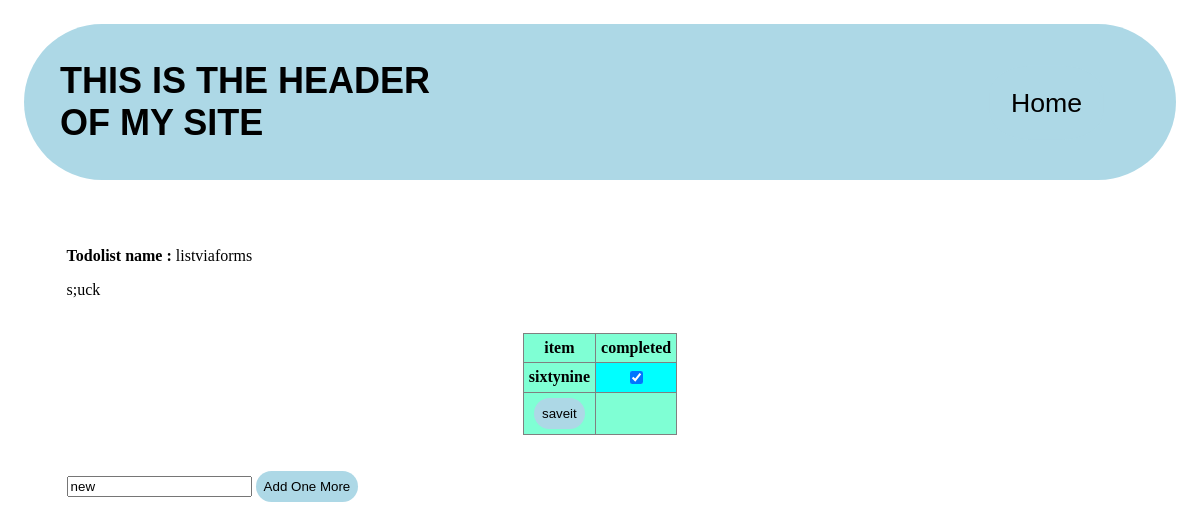
/main/43, run on an earlier commit of the app's database.
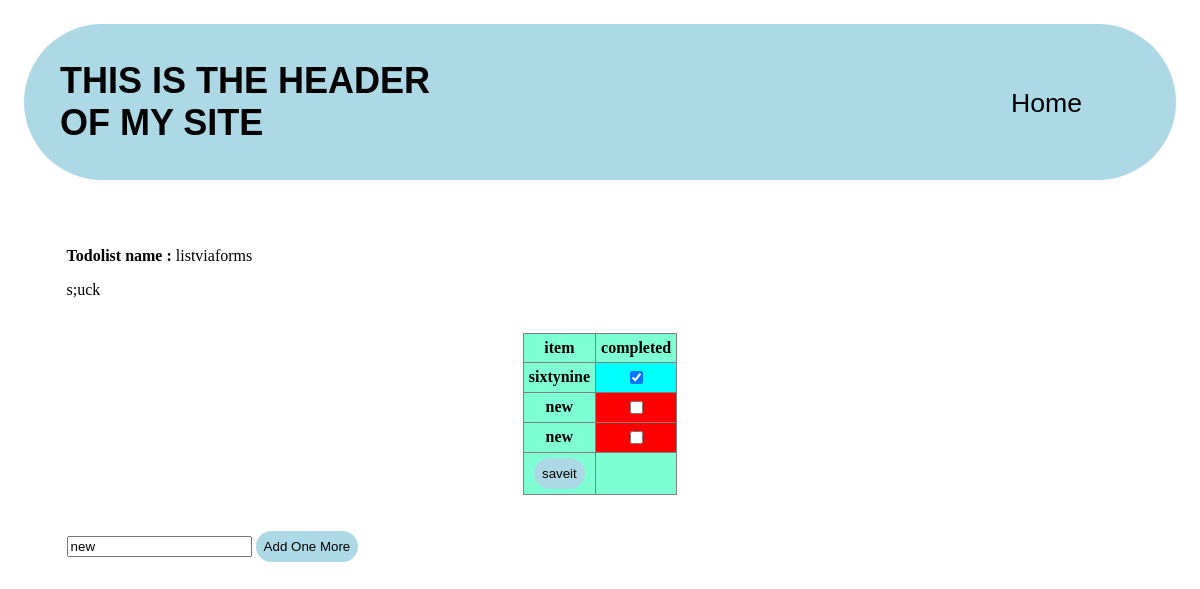
And on a later commit of the database.
### main/models.py (models this page shows, shortened)
class Item(models.Model):
    todolist = models.ForeignKey(ToDolist, on_delete=models.CASCADE)
    text = models.CharField(max_length=300)
    complete = models.BooleanField()

### main/views.py (the view, shortened to what this page needs)
# urls.py: path("<int:id>", views.list, name="todolistid"),
def list(responce, id):
    ls = models.ToDolist.objects.get(id=id)
    return render(responce, "main/list.html", {"ls": ls})

### main/templates/main/list.html (shortened to what this page needs)
{% extends "main/base.html" %}
{% block content %}
  <p><b>Todolist name : </b>{{ls.name}}</p>
  <p>s;uck</p>
  <br>
  <form method = 'post' action = '#'>
    <table border = '1' style="border-radius:2px; background-color: aquamarine">
      <tr>
        <th>item</th>
        <th>completed</th>
      </tr>
      {% for item in ls.item_set.all %}
        <tr>
          <th>{{item.text}}</th>
          <th style="{%if item.complete %}background-color:aqua{% else %}background-color:red{% endif %}">
            {% if item.complete %}
            <input type="checkbox" name="c{{item.id}}" value="clicked" checked></input>
            {% else%}
            <input type="checkbox" name="c{{item.id}}" value="clicked"></input>
            {% endif %}
          </th>
        </tr>
      {% endfor %}
      <tr>
        <td>
          <button type="submit", name = "save" value = "save">saveit</button>
        </td>
      </tr>
    </table>
    <br>
    <br>
    <input type="text" name="new" value="new">
    <button type="submit", name = "NewItem" value = "NewItem">Add One More</button>
  </form>
{% endblock %}

What changed in the data, as far as the page shows it:
added Item: text "new"
added Item: text "new"
